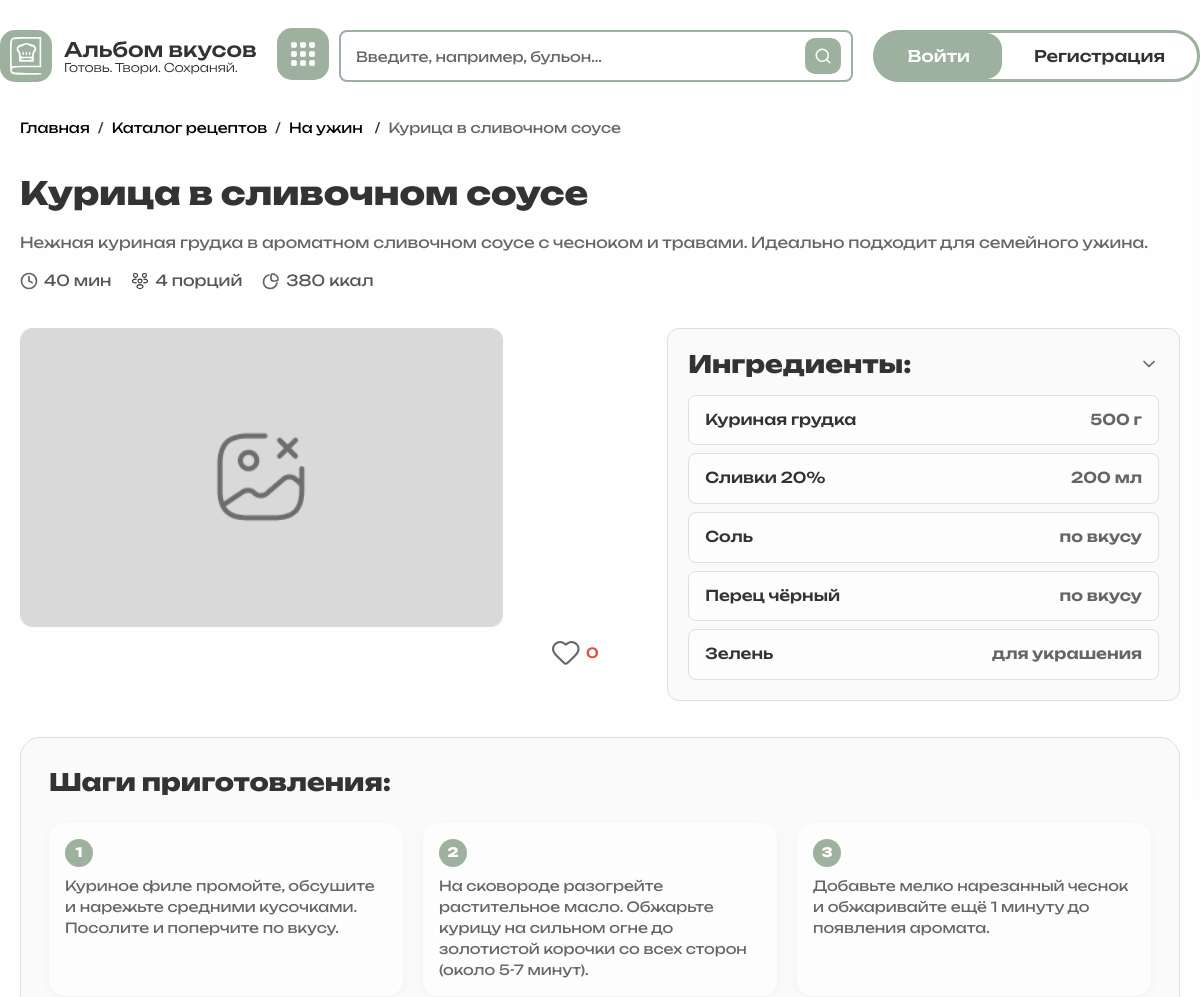
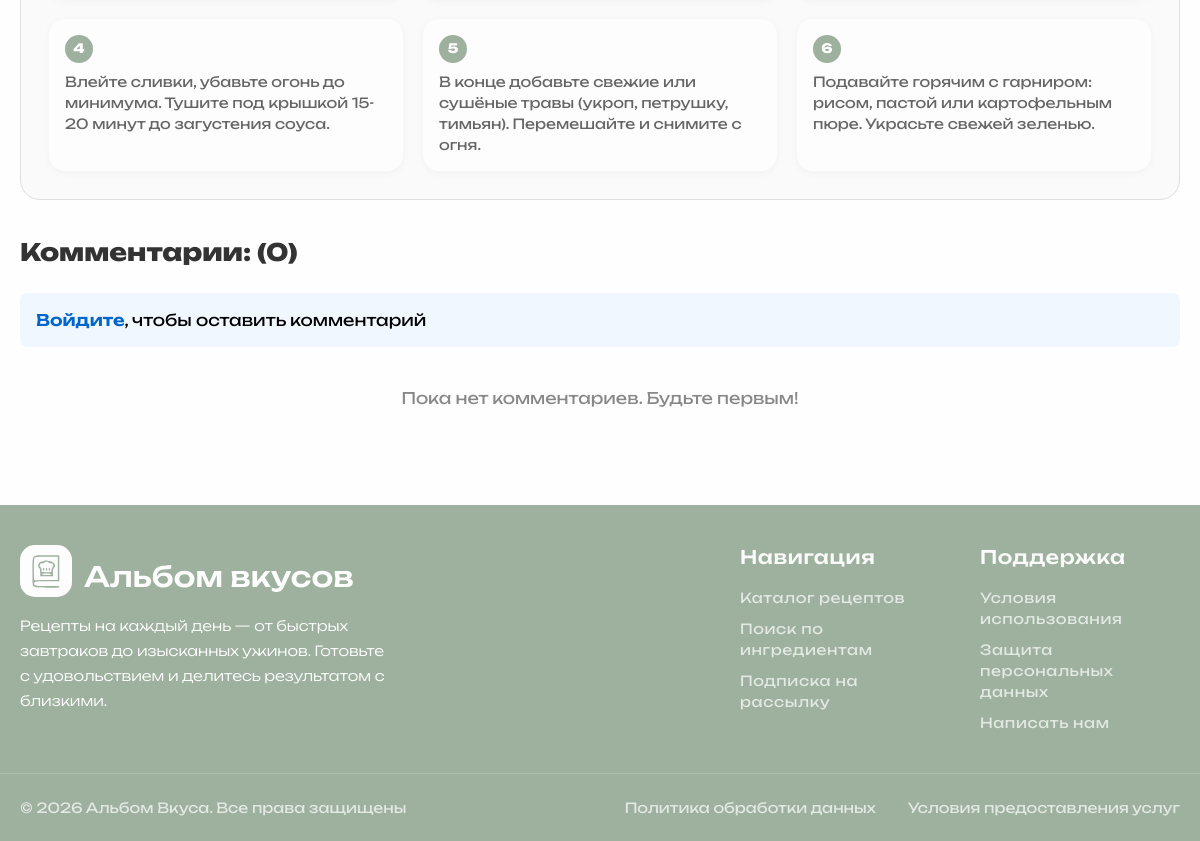
/?page=recipe&id=d947e018-e142-11f1-8335-1413335814c8, run on the app's committed database (2 pictures, top to bottom).
### tables this page shows
CREATE TABLE `categories` (
  `id` char(36) NOT NULL DEFAULT (uuid()),
  `name` varchar(100) NOT NULL,
  `slug` varchar(100) NOT NULL,
  `description` text,
  `image_url` varchar(255) DEFAULT NULL,
  `created_at` datetime NOT NULL DEFAULT CURRENT_TIMESTAMP
);

CREATE TABLE `recipes` (
  `id` char(36) NOT NULL DEFAULT (uuid()),
  `title` varchar(255) NOT NULL,
  `description` text,
  `cover_url` text,
  `author_id` char(36) DEFAULT NULL,
  `cooking_time` int DEFAULT NULL,
  `servings` int DEFAULT NULL,
  `calories` int DEFAULT NULL,
  `status` enum('draft','published','hidden','moderation') NOT NULL DEFAULT 'draft',
  `created_at` datetime NOT NULL DEFAULT CURRENT_TIMESTAMP,
  `updated_at` datetime NOT NULL DEFAULT CURRENT_TIMESTAMP ON UPDATE CURRENT_TIMESTAMP,
  `deleted_at` datetime DEFAULT NULL
);

CREATE TABLE `recipe_ingredients` (
  `id` char(36) NOT NULL DEFAULT (uuid()),
  `recipe_id` char(36) NOT NULL,
  `name` varchar(255) NOT NULL,
  `amount` varchar(100) DEFAULT NULL,
  `order_index` int NOT NULL DEFAULT '0'
);

CREATE TABLE `recipe_steps` (
  `id` char(36) NOT NULL DEFAULT (uuid()),
  `recipe_id` char(36) NOT NULL,
  `step_number` int NOT NULL,
  `text` text NOT NULL,
  `image_url` text
);

### pages/recipe.php (the view, shortened to what this page needs)
<?php
    global $connect;
    $recipe_id = $_GET['id'] ?? '';
    $stmt = $connect->prepare("
        SELECT
            r.id, r.title, r.description, r.cover_url,
            r.cooking_time, r.servings, r.calories,
            r.created_at,
            u.id AS author_id, u.username AS author_name, u.avatar_url AS author_avatar,
            COUNT(DISTINCT uf.user_id) AS likes_count
        FROM recipes r
        LEFT JOIN users u ON r.author_id = u.id
        LEFT JOIN user_favorites uf ON r.id = uf.recipe_id
        WHERE r.id = ?
          AND r.status = 'published'
          AND r.deleted_at IS NULL
        GROUP BY r.id
    ");
    $stmt->execute([$recipe_id]);
    $recipe = $stmt->fetch(PDO::FETCH_ASSOC);
    $stmt = $connect->prepare("
        SELECT c.id, c.name, c.slug
        FROM categories c
        INNER JOIN recipe_categories rc ON c.id = rc.category_id
        WHERE rc.recipe_id = ?
        LIMIT 1
    ");
    $stmt->execute([$recipe_id]);
    $category = $stmt->fetch(PDO::FETCH_ASSOC);
    $stmt = $connect->prepare("
        SELECT name, amount
        FROM recipe_ingredients
        WHERE recipe_id = ?
        ORDER BY order_index ASC
    ");
    $stmt->execute([$recipe_id]);
    $ingredients = $stmt->fetchAll(PDO::FETCH_ASSOC);
    $stmt = $connect->prepare("
        SELECT step_number, text, image_url
        FROM recipe_steps
        WHERE recipe_id = ?
        ORDER BY step_number ASC
    ");
    $stmt->execute([$recipe_id]);
    $steps = $stmt->fetchAll(PDO::FETCH_ASSOC);
    $stmt = $connect->prepare("
        SELECT
            c.id, c.text, c.created_at,
            u.username, u.avatar_url
        FROM comments c
        LEFT JOIN users u ON c.user_id = u.id
        WHERE c.recipe_id = ?
        ORDER BY c.created_at DESC
    ");
    $stmt->execute([$recipe_id]);
    $comments = $stmt->fetchAll(PDO::FETCH_ASSOC);
    $is_liked = false;
?>
<div class="container recipe_page">
    <nav class="breadcrumbs">
        <a href="?page=main">Главная</a>
        <a href="?page=categories">Каталог рецептов</a>
        <?php if ($category): ?>
        <a href="?page=category&slug=<?= urlencode($category['slug']) ?>">
            <?= htmlspecialchars($category['name']) ?>
        </a>
        <?php endif; ?>
        <span><?= htmlspecialchars($recipe['title']) ?></span>
    </nav>
    <div class="recipe_header">
        <h1 class="recipe_title"><?= htmlspecialchars($recipe['title']) ?></h1>
        <?php if (!empty($recipe['description'])): ?>
        <p class="recipe_description"><?= nl2br(htmlspecialchars($recipe['description'])) ?></p>
        <?php endif; ?>
        <div class="recipe_meta">
            <?php if ($recipe['cooking_time']): ?>
            <div class="meta_item">
                <img src="asset/img/icon_clock.svg" alt="time">
                <span><?= (int)$recipe['cooking_time'] ?> мин</span>
            </div>
            <?php endif; ?>
            <?php if ($recipe['servings']): ?>
            <div class="meta_item">
                <img src="asset/img/icon_people.svg" alt="servings">
                <span><?= (int)$recipe['servings'] ?> порций</span>
            </div>
            <?php endif; ?>
            <?php if ($recipe['calories']): ?>
            <div class="meta_item">
                <img src="asset/img/icon_kkal.svg" alt="kkal">
                <span><?= (int)$recipe['calories'] ?> ккал</span>
            </div>
            <?php endif; ?>
        </div>
    </div>
    <div class="recipe_top">
        <div class="recipe_gallery">
            <div class="recipe_main_image">
                <img src="<?= htmlspecialchars($recipe['cover_url'] ?: 'asset/img/placeholder.png') ?>"
                    alt="<?= htmlspecialchars($recipe['title']) ?>">
            </div>
            <div class="recipe_likes">
                <button class="heart_icon <?= $is_liked ? 'active' : '' ?>" id="likeBtn"
                    data-recipe-id="<?= $recipe['id'] ?>"
                    title="<?= isset($_SESSION['user_id']) ? 'Нравится' : 'Войдите, чтобы лайкнуть' ?>">
                    <img src="asset/img/icon_heart<?= $is_liked ? '-active' : '' ?>.svg" alt="like">
                </button>
                <span id="likesCount"><?= (int)$recipe['likes_count'] ?></span>
            </div>
        </div>
        <div class="recipe_ingredients_block">
            <button class="ingredients_header" id="ingredientsToggle" type="button">
                <h3 class="ingredients_title">Ингредиенты:</h3>
                <svg class="chevron" width="20" height="20" viewBox="0 0 24 24" fill="none" stroke="currentColor"
                    stroke-width="2" stroke-linecap="round" stroke-linejoin="round">
                    <polyline points="6 9 12 15 18 9" />
                </svg>
            </button>
            <ul class="ingredients_list" id="ingredientsList">
                <?php if (!empty($ingredients)): ?>
                <?php foreach ($ingredients as $ing): ?>
                <li class="ingredient_item">
                    <span class="ingredient_name"><?= htmlspecialchars($ing['name']) ?></span>
                    <span class="ingredient_amount"><?= htmlspecialchars($ing['amount'] ?? '') ?></span>
                </li>
                <?php endforeach; ?>
                <?php else: ?>
                <li class="ingredient_item">Ингредиенты не указаны</li>
                <?php endif; ?>
            </ul>
        </div>
    </div>
    <?php if (!empty($steps)): ?>
    <section class="recipe_steps">
        <div class="steps_wrapper">
            <h2 class="section_title">Шаги приготовления:</h2>
            <div class="steps_grid">
                <?php foreach ($steps as $step): ?>
                <div class="step_card">
                    <div class="step_body">
                        <span class="step_number"><?= (int)$step['step_number'] ?></span>
                        <p class="step_description"><?= nl2br(htmlspecialchars($step['text'])) ?></p>
                    </div>
                </div>
                <?php endforeach; ?>
            </div>
        </div>
    </section>
    <?php endif; ?>
    <section class="recipe_comments">
        <h2 class="section_title">Комментарии: <span>(<?= count($comments) ?>)</span></h2>
        <?php if (isset($_SESSION['user_id'])): ?>
        <form class="comment_form" id="commentForm">
            <h4>Оставить комментарий</h4>
            <input type="hidden" name="recipe_id" value="<?= htmlspecialchars($recipe_id) ?>">
            <textarea name="text" placeholder="Ваш комментарий..." required></textarea>
            <button type="submit" class="btn v1">Отправить</button>
        </form>
        <?php else: ?>
        <p class="comment_login_hint">
            <a href="#" onclick="openModal(loginModal); return false;">Войдите</a>, чтобы оставить комментарий
        </p>
        <?php endif; ?>
        <div class="comments_list" id="commentsList">
            <?php if (!empty($comments)): ?>
            <?php foreach ($comments as $comment): ?>
            <div class="comment_item" data-comment-id="<?= $comment['id'] ?>">
                <div class="comment_avatar">
                    <?php
                        $avatar_letter = mb_strtoupper(mb_substr($comment['username'] ?? '?', 0, 1));
                        if (!empty($comment['avatar_url'])):
                    ?>
                    <img src="<?= htmlspecialchars($comment['avatar_url']) ?>" alt="">
                    <?php else: ?>
                    <?= htmlspecialchars($avatar_letter) ?>
                    <?php endif; ?>
                </div>
                <div class="comment_body">
                    <div class="comment_header">
                        <span class="comment_author"><?= htmlspecialchars($comment['username'] ?? 'Аноним') ?></span>
                        <span class="comment_date"><?= date('d.m.Y', strtotime($comment['created_at'])) ?></span>
                    </div>
                    <p class="comment_text"><?= nl2br(htmlspecialchars($comment['text'])) ?></p>
                </div>
            </div>
            <?php endforeach; ?>
            <?php else: ?>
            <p class="no_comments">Пока нет комментариев. Будьте первым!</p>
            <?php endif; ?>
        </div>
    </section>
</div>

### data on the page
categories: name "На ужин"
recipes: title "Курица в сливочном соусе", description "Нежная куриная грудка в ароматном сливочном соусе с чесноком и травами. Идеально подходит для семейного ужина.", cooking_time "40", servings "4", calories "380"
recipe_ingredients: name "Куриная грудка", amount "500 г"
recipe_ingredients: name "Сливки 20%", amount "200 мл"
recipe_ingredients: name "Соль", amount "по вкусу"
recipe_ingredients: name "Перец чёрный", amount "по вкусу"
recipe_ingredients: name "Зелень", amount "для украшения"
recipe_steps: step_number "1", text "Куриное филе промойте, обсушите и нарежьте средними кусочками. Посолите и поперчите по вкусу."
recipe_steps: step_number "2", text "На сковороде разогрейте растительное масло. Обжарьте курицу на сильном огне до золотистой корочки со всех сторон (около 5-7 минут)."
recipe_steps: step_number "3", text "Добавьте мелко нарезанный чеснок и обжаривайте ещё 1 минуту до появления аромата."
recipe_steps: step_number "4", text "Влейте сливки, убавьте огонь до минимума. Тушите под крышкой 15-20 минут до загустения соуса."
recipe_steps: step_number "5", text "В конце добавьте свежие или сушёные травы (укроп, петрушку, тимьян). Перемешайте и снимите с огня."
recipe_steps: step_number "6", text "Подавайте горячим с гарниром: рисом, пастой или картофельным пюре. Украсьте свежей зеленью."

### other printed values
$recipe['likes_count'] "0"
count($comments) "0"
